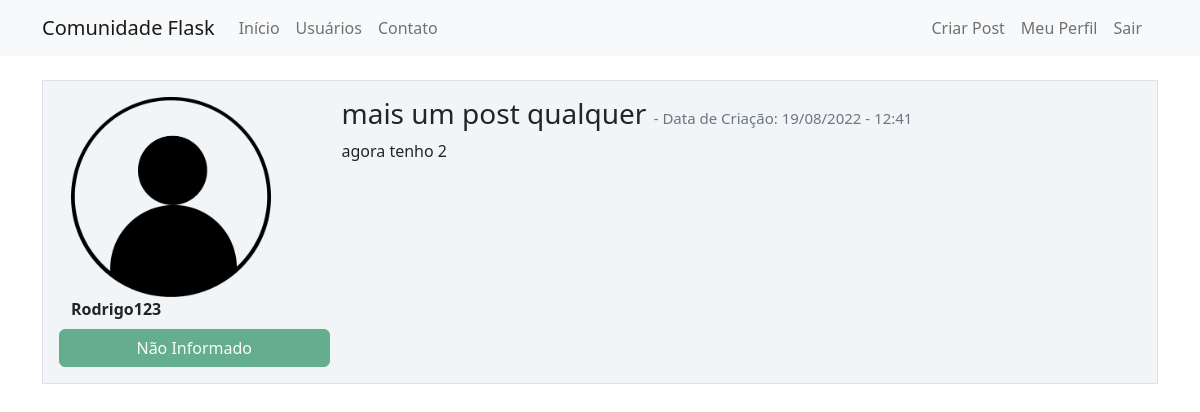
The page /post/5 (signed in) on the database its author committed.
### comunidadeflask/models.py (models this page shows, shortened)
class Usuario(database.Model, UserMixin):
    id = database.Column(database.Integer, primary_key=True)
    username = database.Column(database.String, nullable=False)
    email = database.Column(database.String, nullable=False, unique=True)
    senha = database.Column(database.String, nullable=False)
    foto_perfil = database.Column(database.String, default='default.jpg')
    posts = database.relationship('Post', backref='autor', lazy=True)
    cursos = database.Column(database.String, nullable=False, default='Não Informado')

class Post(database.Model):
    id = database.Column(database.Integer, primary_key=True)
    titulo = database.Column(database.String, nullable=False)
    corpo = database.Column(database.Text, nullable=False)
    data_criacao = database.Column(database.DateTime, nullable=False, default=datetime.utcnow)
    id_usuario = database.Column(database.Integer, database.ForeignKey('usuario.id'), nullable=False)

### comunidadeflask/routes.py (the view)
@app.route('/post/<post_id>', methods=['GET', 'POST'])
@login_required
def exibir_post(post_id):
    post = Post.query.get(post_id)
    if current_user == post.autor:
        form = FormCriarPost()
        if request.method == 'GET':
            form.titulo.data = post.titulo
            form.corpo.data = post.corpo
        elif form.validate_on_submit():
            post.titulo = form.titulo.data
            post.corpo = form.corpo.data
            database.session.commit()
            flash('Post atualizado com sucesso', 'alert-success')
            return redirect(url_for('home'))
    else:
        form = None
    return render_template('post.html', post=post, form=form)

### comunidadeflask/models.py (called while the page is built)
@login_manager.user_loader
def load_usuario(id_usuario):
    return Usuario.query.get(int(id_usuario))

### comunidadeflask/templates/post.html (shortened to what this page needs)
{% extends 'base.html' %}
{% block body %}
        <div class="container mt-3">
            <div class="row border mt-4 p-3 meupost">
                <div class="col col-3">
                    <div class="image pe-2">
                        <img src="{{ url_for('static', filename='fotos_perfil/{}'.format(post.autor.foto_perfil)) }}" class="rounded" width="200" >
                    </div>
                    <strong>{{ post.autor.username}} </strong>
                    <div class="row justify-content-center">
                        {% for curso in post.autor.cursos.split(';') %}
                        <button type="button" class="btn btn-success mt-2" disabled>{{ curso }}</button>
                        {% endfor %}
                    </div>
                </div>
                <div class="col col-9">
                    <h3>{{ post.titulo }}
					<small class="text-muted" style="font-size: 15px"> - Data de Criação: {{ post.data_criacao.strftime('%d/%m/%Y - %H:%M') }}
					</small>
					</h3>
                    <p>{{ post.corpo }}</p>
                </div>
            </div>
        </div>
{% endblock %}

### comunidadeflask/static/main.css (style rules this page uses)
.meupost { background: #f2f5f8 !important; }

### rows shown on the page
Usuario: foto_perfil (placeholder picture), autor.username "Rodrigo123", cursos "Não Informado"
Post: titulo "mais um post qualquer", data_criacao "19/08/2022 - 12:41", corpo "agora tenho 2"
